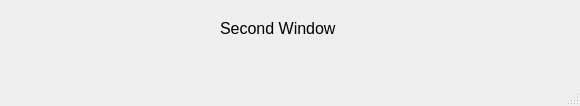
<?xml version="1.0" encoding="UTF-8"?>
<ui version="4.0">
 <class>SecondWindow</class>
 <widget class="QMainWindow" name="SecondWindow">
  <property name="geometry">
   <rect>
    <x>0</x>
    <y>0</y>
    <width>580</width>
    <height>106</height>
   </rect>
  </property>
  <property name="windowTitle">
   <string>MainWindow</string>
  </property>
  <widget class="QWidget" name="centralwidget">
   <widget class="QLabel" name="label">
    <property name="geometry">
     <rect>
      <x>220</x>
      <y>20</y>
      <width>141</width>
      <height>16</height>
     </rect>
    </property>
    <property name="font">
     <font>
      <pointsize>12</pointsize>
     </font>
    </property>
    <property name="midLineWidth">
     <number>1</number>
    </property>
    <property name="text">
     <string>Second Window</string>
    </property>
   </widget>
  </widget>
  <widget class="QMenuBar" name="menubar">
   <property name="geometry">
    <rect>
     <x>0</x>
     <y>0</y>
     <width>580</width>
     <height>26</height>
    </rect>
   </property>
  </widget>
  <widget class="QStatusBar" name="statusbar"/>
 </widget>
 <resources/>
 <connections/>
</ui>
